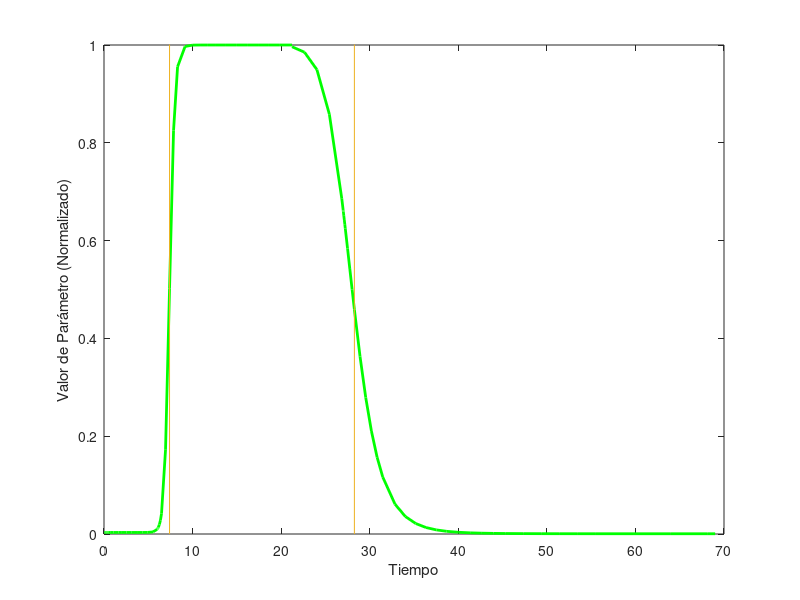

Recreate this plot in MATLAB.
%close all
%clear all
%clc

%%
%Declare the parameters
load('running_integral_Ttot.mat')
B=running_integral %B=integral de dTtot

T=[0;1.40180284134904e-05;2.80360568269809e-05;4.20540852404713e-05;9.69151593335438e-05;0.000151776233426616;0.000206637307519689;0.000261498381612761;0.000377164775829906;0.000492831170047050;0.000608497564264195;0.000724163958481340;0.000839830352698484;0.000988038736006651;0.00113624711931482;0.00128445550262298;0.00143266388593115;0.00158087226923932;0.00188262383487526;0.00218437540051119;0.00248612696614713;0.00278787853178307;0.00578827150495755;0.00878866447813203;0.0117890574513065;0.0320523092907159;0.0523155611301254;0.0725788129695348;0.0928420648089442;0.191374266935380;0.289906469061816;0.388438671188251;0.486970873314687;0.775670213692159;1.06436955406963;1.35306889444710;1.64176823482457;1.93046757520205;2.53046757520205;3.13046757520205;3.73046757520205;4.33046757520205;4.93046757520205;5.53046757520205;6;6;6.00000003385195;6.00000006770391;6.00000010155586;6.00000035988293;6.00000061821000;6.00000087653708;6.00000113486415;6.00000170776912;6.00000228067410;6.00000285357908;6.00000342648405;6.00000399938903;6.00000466639165;6.00000533339427;6.00000600039689;6.00000666739951;6.00000733440213;6.00000844498824;6.00000955557435;6.00001066616046;6.00001177674657;6.00001288733268;6.00001532526774;6.00001776320279;6.00002020113785;6.00002263907290;6.00004701842345;6.00007139777400;6.00009577712454;6.00030542569433;6.00051507426412;6.00072472283391;6.00093437140370;6.00166281549169;6.00239125957968;6.00311970366767;6.00384814775566;6.00457659184366;6.00554441489500;6.00651223794635;6.00748006099770;6.00844788404905;6.00941570710040;6.01038353015174;6.01177088167894;6.01315823320613;6.01454558473332;6.01593293626052;6.01732028778771;6.01870763931490;6.02070552574735;6.02270341217979;6.02470129861223;6.02669918504467;6.02869707147711;6.03069495790955;6.03435064690817;6.03800633590680;6.04166202490543;6.04531771390405;6.04897340290268;6.05262909190131;6.05774057679682;6.06285206169233;6.06796354658784;6.07307503148336;6.07818651637887;6.09039072976660;6.10259494315433;6.11479915654206;6.12700336992979;6.24904550380711;6.37108763768442;6.49312977156173;6.94636198604357;7.39959420052542;7.85282641500726;8.30605862948911;9.15355319506215;10.0010477606352;10.8485423262082;11.6960368917813;12.5435314573543;13.7571340118168;14.9707365662793;16.1843391207418;17.3979416752043;18.6115442296668;19.8251467841293;21.2297994834073;22.6344521826853;24.0391048819633;25.4437575812414;26.8484102805194;27;27;27.0000000310700;27.0000000621400;27.0000000932100;27.0000002514154;27.0000004096209;27.0000005678263;27.0000006967083;27.0000008255903;27.0000009544723;27.0000010833543;27.0000012684710;27.0000014535876;27.0000016387043;27.0000018238209;27.0000020089376;27.0000022256994;27.0000024424613;27.0000026592232;27.0000028759850;27.0000030927469;27.0000033308828;27.0000035690188;27.0000038071548;27.0000040452908;27.0000042834267;27.0000046094149;27.0000049354030;27.0000052613912;27.0000055873793;27.0000059133674;27.0000064108732;27.0000069083791;27.0000074058849;27.0000079033907;27.0000084008965;27.0000093350572;27.0000102692179;27.0000112033786;27.0000121375393;27.0000130717000;27.0000199375589;27.0000268034179;27.0000336692768;27.0000405351358;27.0001091937252;27.0001778523146;27.0002465109040;27.0009330967982;27.0016196826923;27.0023062685864;27.0091721275279;27.0160379864694;27.0229038454109;27.0772143637493;27.1315248820878;27.1858354004262;27.2401459187647;27.4971977909532;27.7542496631417;28.0113015353302;28.2683534075187;28.9091860551919;29.5500187028652;30.1908513505385;30.8316839982118;31.4725166458851;32.8560731808805;34.0234039339042;35.1907346869278;36.3580654399515;37.5253961929751;38.6927269459988;40.0156650592173;41.3386031724358;42.6615412856543;43.9844793988729;45.3074175120914;47.3523511368752;49.3972847616591;51.4422183864429;53.4871520112268;55.5320856360107;59.7320856360107;63.9320856360107;68.1320856360107;69];
%Tiempo de integral (tiempo experimental)

% Hill coefficients: steepness of the functions:
n_TH1=10;
n_TH2=10;

%Valores de K salidos de integral de B
K_TH1=1.0121e+07; 
K_TH2=3.6552e+08;

%Intervalos de Fases
indexchange=find(B>=(K_TH2-K_TH1)/2,1)
B1=B(1:indexchange)
B2=B(indexchange:end)

indexKTH1=find(B>=K_TH1,1)
indexKTH2=find(B>=K_TH2,1)
T1=T(indexKTH1)
T2=T(indexKTH2)

%Parameters
%{
%r2
F2=0.000000058
F1=0.000000000314    
F3=0.0000000002176
%}

%r4
F2=80000
F1=255.0102    
F3=40

%{
%r6
F2=7141000
F1=108072     
F3=1000
%}
%{
%r9
F2=0.00000000048916
F1=0.000000000067929     
F3=0.000000000071981
%}
%{
%r10
F2=0.2638
F1=0.01    
F3=0.05
%}
%{
%r14
F2=444.427
F1=50.822    
F3=134.57
%}

%%
% Declare the sigmoidal functions
Resp_TH1=@(B, K_TH1, n_TH1)F1 +((F2-F1)*(B.^n_TH1./(B.^n_TH1+K_TH1.^n_TH1)));
Resp_TH2=@(B, K_TH2, n_TH2)F3+(F2-F3)*(1./(1+((B.^n_TH2)./(K_TH2.^n_TH2))));

%%
%Plot the Hill Equations
figure(1)
%r9 b, r6 r, r4 g, r2 y
loyolagreen = 1/255*[0,104,87]; %r10
loyolagray = 1/255*[200,200,200]; %r14
plot(T(1:indexchange),Resp_TH1(B1, K_TH1, n_TH1)./F2, 'Color','g','LineWidth',2); %./F1 for normalizing parameter values
hold on
plot(T(indexchange:end),Resp_TH2(B2, K_TH2, n_TH2)./F2,'Color','g','LineWidth',2);
xlabel('Tiempo');
ylabel('Valor de Parámetro (Normalizado)')
ylim([0,1])
hold on
line([T1, T1], [0,1.1]);
hold on
line([T2,T2], [0,1.1]);
%legend('k2','k4','k5','k6','k9','k10','k13','k14');

